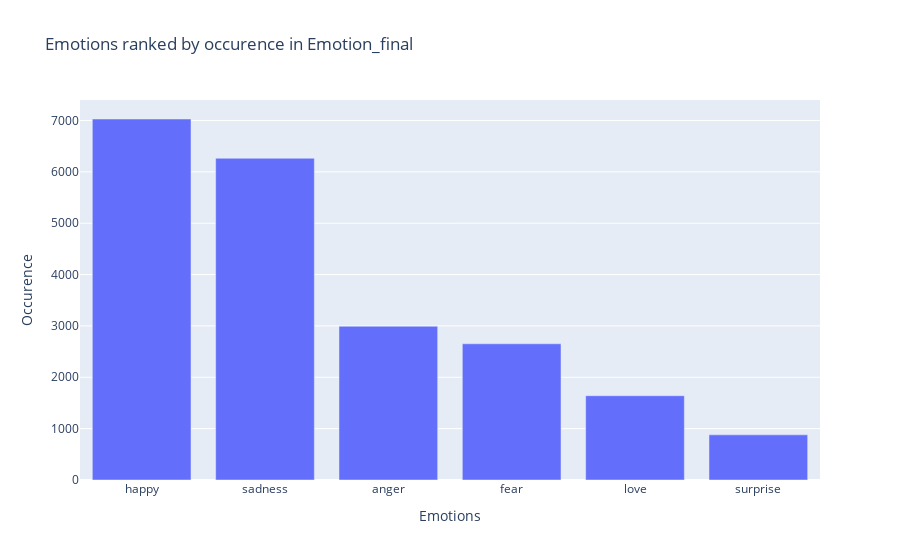

Here is the notebook cell this chart was saved with:
### Code cell
dftableau = df1
ParGroup = dftableau.groupby('Emotion')
y1=ParGroup['Emotion'].size().sort_values(ascending=False)


trace = go.Bar(
            x = y1.index.get_level_values(0).tolist(),                  
            y = y1,
            name = 'Income',
            type = 'bar',
                )

layout = go.Layout(
            xaxis = {'title': 'Emotions'},
            yaxis = {'title': 'Occurence'},
            barmode = 'relative',
            title = 'Emotions ranked by occurence in Emotion_final')

fig = go.Figure(data = trace, layout = layout)

iplot(fig)

### Figure 1 — Plotly figure (JSON) as saved in the notebook; plotly's stock layout.template omitted (floating-point values rounded to 4 significant figures)
{"data": [{"name": "Income", "type": "bar", "x": ["happy", "sadness", "anger", "fear", "love", "surprise"], "y": [7029, 6265, 2993, 2652, 1641, 879]}], "layout": {"barmode": "relative", "title": {"text": "Emotions ranked by occurence in Emotion_final"}, "xaxis": {"title": {"text": "Emotions"}}, "yaxis": {"title": {"text": "Occurence"}}}}
